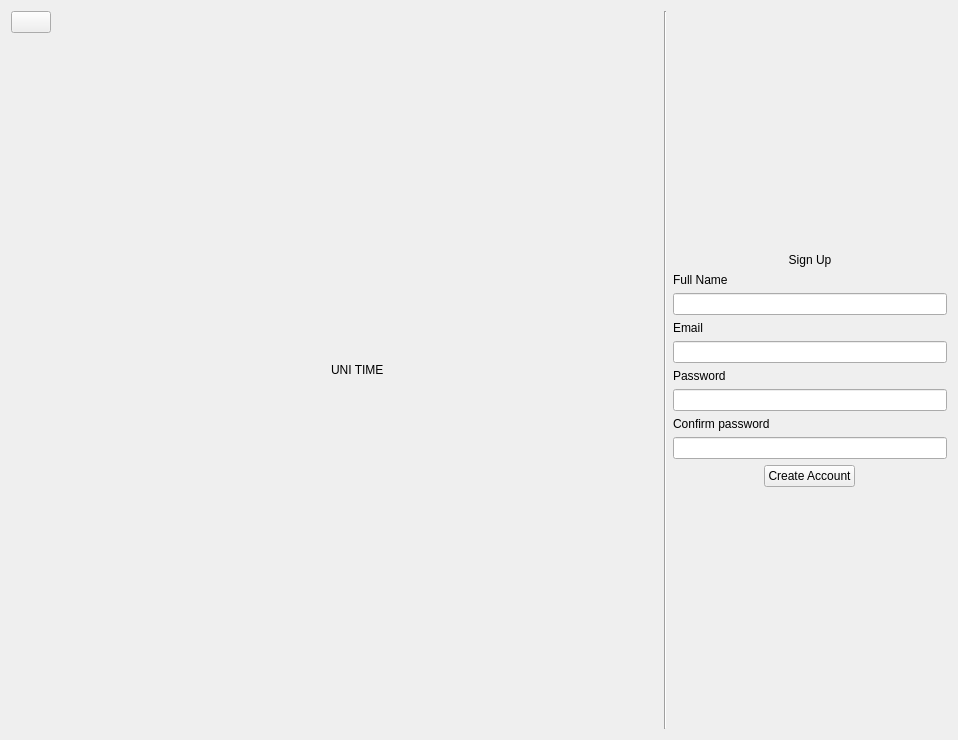
<?xml version="1.0" encoding="UTF-8"?>
<ui version="4.0">
 <class>Form</class>
 <widget class="QWidget" name="Form">
  <property name="geometry">
   <rect>
    <x>0</x>
    <y>0</y>
    <width>958</width>
    <height>740</height>
   </rect>
  </property>
  <property name="windowTitle">
   <string>Form</string>
  </property>
  <layout class="QHBoxLayout" name="horizontalLayout">
   <item alignment="Qt::AlignmentFlag::AlignTop">
    <widget class="QPushButton" name="backButton">
     <property name="text">
      <string/>
     </property>
     <property name="icon">
      <iconset>
       <normaloff>uni_time/Assets/back_button.svg</normaloff>uni_time/Assets/back_button.svg</iconset>
     </property>
    </widget>
   </item>
   <item>
    <spacer name="horizontalSpacer_2">
     <property name="orientation">
      <enum>Qt::Orientation::Horizontal</enum>
     </property>
     <property name="sizeHint" stdset="0">
      <size>
       <width>40</width>
       <height>20</height>
      </size>
     </property>
    </spacer>
   </item>
   <item>
    <widget class="QLabel" name="mainLabel">
     <property name="layoutDirection">
      <enum>Qt::LayoutDirection::LeftToRight</enum>
     </property>
     <property name="text">
      <string>UNI TIME</string>
     </property>
    </widget>
   </item>
   <item>
    <spacer name="horizontalSpacer">
     <property name="orientation">
      <enum>Qt::Orientation::Horizontal</enum>
     </property>
     <property name="sizeHint" stdset="0">
      <size>
       <width>40</width>
       <height>20</height>
      </size>
     </property>
    </spacer>
   </item>
   <item>
    <widget class="Line" name="line">
     <property name="orientation">
      <enum>Qt::Orientation::Vertical</enum>
     </property>
    </widget>
   </item>
   <item>
    <layout class="QVBoxLayout" name="verticalLayout">
     <item>
      <spacer name="verticalSpacer_2">
       <property name="orientation">
        <enum>Qt::Orientation::Vertical</enum>
       </property>
       <property name="sizeHint" stdset="0">
        <size>
         <width>20</width>
         <height>40</height>
        </size>
       </property>
      </spacer>
     </item>
     <item>
      <widget class="QLabel" name="label_4">
       <property name="text">
        <string>Sign Up</string>
       </property>
       <property name="alignment">
        <set>Qt::AlignmentFlag::AlignCenter</set>
       </property>
      </widget>
     </item>
     <item>
      <widget class="QLabel" name="nameLabel">
       <property name="text">
        <string>Full Name</string>
       </property>
      </widget>
     </item>
     <item>
      <widget class="QLineEdit" name="nameField"/>
     </item>
     <item>
      <widget class="QLabel" name="emailLabel">
       <property name="text">
        <string>Email</string>
       </property>
      </widget>
     </item>
     <item>
      <widget class="QLineEdit" name="emailField"/>
     </item>
     <item>
      <widget class="QLabel" name="passLabel">
       <property name="text">
        <string>Password</string>
       </property>
      </widget>
     </item>
     <item>
      <widget class="QLineEdit" name="passField"/>
     </item>
     <item>
      <widget class="QLabel" name="cPassLabel">
       <property name="text">
        <string>Confirm password</string>
       </property>
      </widget>
     </item>
     <item>
      <widget class="QLineEdit" name="cPassField"/>
     </item>
     <item alignment="Qt::AlignmentFlag::AlignHCenter|Qt::AlignmentFlag::AlignVCenter">
      <widget class="QPushButton" name="createAccButton">
       <property name="text">
        <string>Create Account</string>
       </property>
      </widget>
     </item>
     <item>
      <spacer name="verticalSpacer_3">
       <property name="orientation">
        <enum>Qt::Orientation::Vertical</enum>
       </property>
       <property name="sizeHint" stdset="0">
        <size>
         <width>20</width>
         <height>40</height>
        </size>
       </property>
      </spacer>
     </item>
    </layout>
   </item>
  </layout>
 </widget>
 <resources/>
 <connections/>
</ui>
